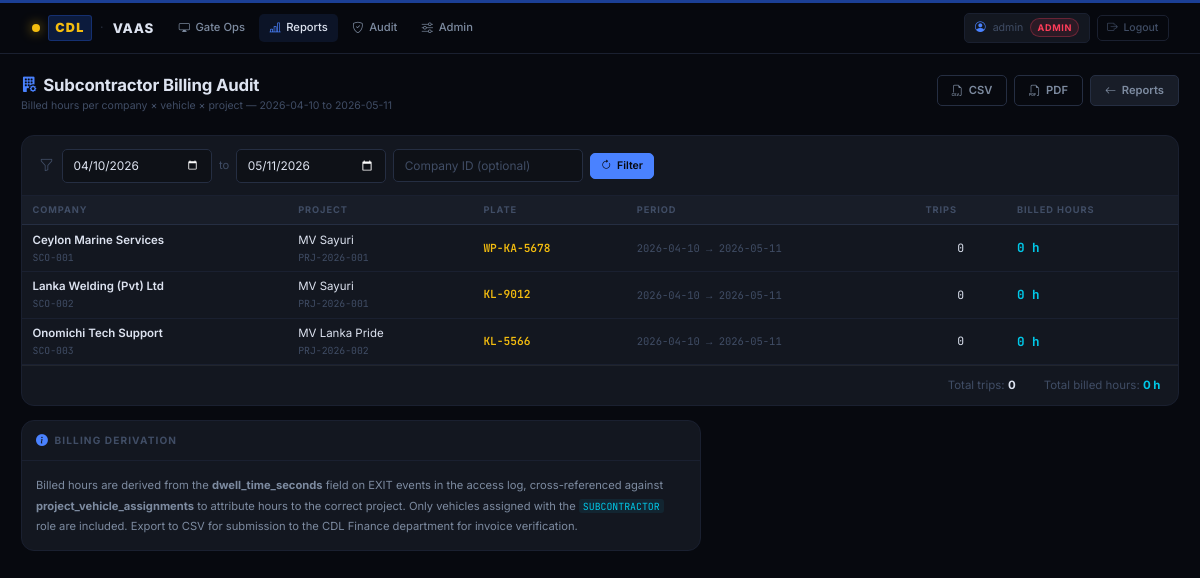
Screenshot of /manager/reports/subcontractor (signed in) with the database file from the repository.
### tables this page shows
CREATE TABLE subcontractor_companies (
    company_id      TEXT PRIMARY KEY,
    company_name    TEXT NOT NULL,
    contact_name    TEXT,
    contact_phone   TEXT,
    contact_email   TEXT,
    approval_status TEXT NOT NULL DEFAULT 'APPROVED'
                    CHECK(approval_status IN ('APPROVED','SUSPENDED','EXPIRED')),
    created_at      TEXT NOT NULL DEFAULT (strftime('%Y-%m-%dT%H:%M:%SZ','now'))
);

### webapp/routes/manager.py (the view)
@manager_bp.route("/reports/subcontractor")
@requires_role("MANAGER", "ADMIN")
def subcontractor_billing_view():
    today      = date.today()
    df         = _parse_date(request.args.get("from"), today - timedelta(days=30))
    dt         = _parse_date(request.args.get("to"),   today + timedelta(days=1))
    company_id = request.args.get("company_id", "")
    rows = subcontractor_billing_audit(g.db,
                                       company_id, df.isoformat(), dt.isoformat())
    return render_template("manager/subcontractor_billing.html",
                           rows=rows, df=df, dt=dt, company_id=company_id)

### webapp/auth.py (called while the page is built)
def requires_role(*allowed: str):
    def decorator(fn):
        @wraps(fn)
        def wrapper(*args, **kwargs):
            if "user_id" not in session:
                return redirect(url_for("auth.login", next=request.path))
            user_role = session.get("role", "")
            user_rank = ROLE_RANK.get(user_role, 0)
            min_rank = min(ROLE_RANK[r] for r in allowed)
            if user_rank < min_rank:
                return ("Forbidden — role required: " + " or ".join(allowed)), 403
            return fn(*args, **kwargs)
        return wrapper
    return decorator

### webapp/routes/manager.py (called while the page is built)
def _parse_date(s: str | None, default: date) -> date:
    if not s:
        return default
    try:
        return datetime.strptime(s, "%Y-%m-%d").date()
    except ValueError:
        return default

### webapp/templates/manager/subcontractor_billing.html (shortened to what this page needs)
{% extends "base.html" %}
{% block content %}
<div class="page-header">
  <div class="page-header-left">
    <h1 class="page-title"><i class="bi bi-building-fill-gear"></i> Subcontractor Billing Audit</h1>
    <p class="page-subtitle">Billed hours per company × vehicle × project — {{ df }} to {{ dt }}</p>
  </div>
  <div class="page-actions">
    <a class="btn btn-outline-secondary"
       href="{{ url_for('manager.export_csv_route', report_type='subcontractor',
                        **{'from': df.isoformat(), 'to': dt.isoformat()}) }}">
      <i class="bi bi-filetype-csv"></i> CSV
    </a>
    <a class="btn btn-outline-secondary"
       href="{{ url_for('manager.export_pdf_route', report_type='subcontractor',
                        **{'from': df.isoformat(), 'to': dt.isoformat()}) }}">
      <i class="bi bi-filetype-pdf"></i> PDF
    </a>
    <a class="btn btn-secondary" href="{{ url_for('manager.home') }}">
      <i class="bi bi-arrow-left"></i> Reports
    </a>
  </div>
</div>
<div class="report-card">
  <div class="report-filter-bar">
    <i class="bi bi-funnel" style="color:var(--text-muted)"></i>
    <form class="d-flex align-items-center gap-2 flex-wrap m-0" method="get">
      <input type="date" name="from" value="{{ df }}" class="form-control form-control-sm" style="width:150px">
      <span style="color:var(--text-muted);font-size:.8rem">to</span>
      <input type="date" name="to"   value="{{ dt }}" class="form-control form-control-sm" style="width:150px">
      <input type="text" name="company_id" value="{{ company_id or '' }}"
             placeholder="Company ID (optional)" class="form-control form-control-sm" style="width:190px">
      <button class="btn btn-primary btn-sm"><i class="bi bi-arrow-clockwise"></i> Filter</button>
    </form>
  </div>
  <div class="report-table-wrap">
    <table class="vaas-table">
      <thead>
        <tr>
          <th>Company</th>
          <th>Project</th>
          <th>Plate</th>
          <th>Period</th>
          <th>Trips</th>
          <th>Billed Hours</th>
        </tr>
      </thead>
      <tbody>
      {% set ns = namespace(prev_co='') %}
      {% for r in rows %}
        <tr {% if r.company_id != ns.prev_co %}style="border-top:1px solid rgba(255,255,255,.07)"{% endif %}>
          {% set ns.prev_co = r.company_id %}
          <td>
            <div style="font-weight:600;font-size:.82rem">{{ r.company_name }}</div>
            <div style="font-size:.7rem;font-family:var(--font-mono);color:var(--text-muted)">{{ r.company_id }}</div>
          </td>
          <td>
            <div style="font-size:.82rem">{{ r.project_name }}</div>
            <div style="font-size:.7rem;font-family:var(--font-mono);color:var(--text-muted)">{{ r.project_code }}</div>
          </td>
          <td style="font-family:var(--font-mono);font-weight:600;color:var(--amber);font-size:.8rem">
            {{ r.plate_number }}
          </td>
          <td style="font-family:var(--font-mono);font-size:.75rem;color:var(--text-muted);white-space:nowrap">
            {{ r.date_from[:10] }} → {{ r.date_to[:10] }}
          </td>
          <td style="font-family:var(--font-mono);font-size:.82rem;text-align:center">
            {{ r.trips }}
          </td>
          <td style="font-family:var(--font-mono);font-weight:700;font-size:.9rem;color:var(--cyan)">
            {{ r.billed_hours | round(2) }} h
          </td>
        </tr>
      {% endfor %}
      </tbody>
    </table>
  </div>
  {% if rows %}
  <div style="padding:.75rem 1.25rem;border-top:1px solid rgba(255,255,255,.06);
    display:flex;justify-content:flex-end;gap:2rem;font-size:.82rem">
    <span style="color:var(--text-muted)">
      Total trips: <strong style="color:var(--text-primary)">{{ rows | sum(attribute='trips') }}</strong>
    </span>
    <span style="color:var(--text-muted)">
      Total billed hours:
      <strong style="color:var(--cyan)">{{ rows | sum(attribute='billed_hours') | round(2) }} h</strong>
    </span>
  </div>
  {% endif %}
</div>
<div class="panel mt-3" style="max-width:680px">
  <div class="panel-header">
    <span class="panel-title"><i class="bi bi-info-circle-fill"></i> Billing Derivation</span>
  </div>
  <div class="panel-body" style="font-size:.8rem;line-height:1.8;color:var(--text-secondary)">
    Billed hours are derived from the <strong>dwell_time_seconds</strong> field on EXIT events in the
    access log, cross-referenced against <strong>project_vehicle_assignments</strong> to attribute hours
    to the correct project. Only vehicles assigned with the <code>SUBCONTRACTOR</code> role are included.
    Export to CSV for submission to the CDL Finance department for invoice verification.
  </div>
</div>
{% endblock %}

### rows the page displays
subcontractor_companies: company_name "Ceylon Marine Services", company_id "SCO-001", project_name "MV Sayuri", project_code "PRJ-2026-001", plate_number "WP-KA-5678", date_from "2026-04-10", date_to "2026-05-11", trips "0", billed_hours "0"
subcontractor_companies: company_name "Lanka Welding (Pvt) Ltd", company_id "SCO-002", project_name "MV Sayuri", project_code "PRJ-2026-001", plate_number "KL-9012", date_from "2026-04-10", date_to "2026-05-11", trips "0", billed_hours "0"
subcontractor_companies: company_name "Onomichi Tech Support", company_id "SCO-003", project_name "MV Lanka Pride", project_code "PRJ-2026-002", plate_number "KL-5566", date_from "2026-04-10", date_to "2026-05-11", trips "0", billed_hours "0"

### other values shown
{{ session.username }} "admin"
{{ session.role }} "ADMIN"
{{ df }} "2026-04-10"
{{ dt }} "2026-05-11"
{{ rows | sum(attribute='trips') }} "0"
{{ rows | sum(attribute='billed_hours') | round(2) }} "0"
